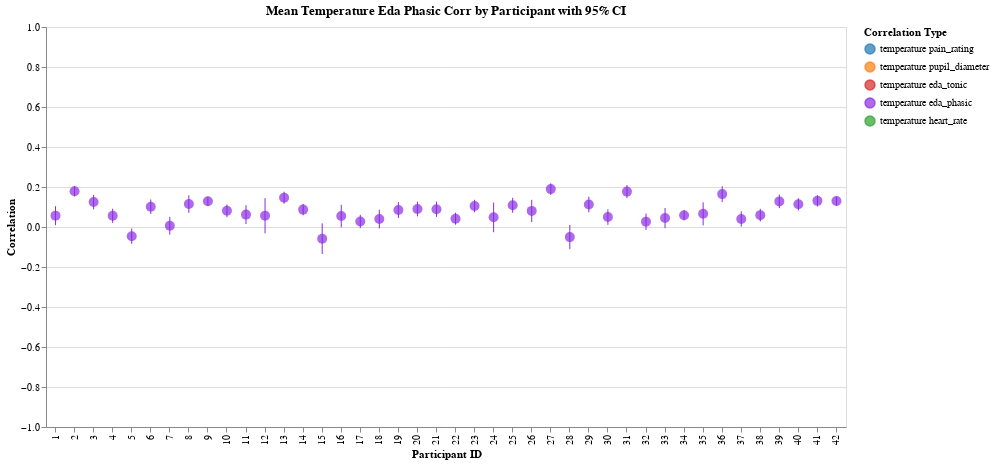

Here is the notebook cell this chart was saved with:
### Markdown cell above
## Temperature / EDA Phasic

### Code cell
col1, col2 = "temperature", "eda_phasic"

corr_by_trial = calculate_correlations_by_trial(df, col1, col2)
corr_by_participant = aggregate_correlations_fisher_z(
    corr_by_trial, col1, col2, "participant_id", include_ci=True
)
# plot_correlations_by_trial(corr_by_trial, col1, col2)
eda_phasic = plot_correlations_by_participant(
    corr_by_participant, col1, col2, with_config=-False, color_map=COLORS
)
eda_phasic

### Figure 1 — Vega-Lite specification as saved in the notebook (floating-point values rounded to 4 significant figures)
{"config": {"view": {"continuousWidth": 300, "continuousHeight": 300}}, "layer": [{"mark": {"type": "rule"}, "encoding": {"color": {"field": "correlation_type", "legend": {"labelExpr": "replace(replace(datum.label, '_corr', ''), '_', ' ')", "title": "Correlation Type"}, "scale": {"domain": ["temperature_pain_rating_corr", "temperature_pupil_diameter_corr", "temperature_eda_tonic_corr", "temperature_eda_phasic_corr", "temperature_heart_rate_corr"], "range": ["#1f77b4", "#ff7f0e", "#d62728", "#8a2be2", "#2ca02c"]}, "type": "nominal"}, "x": {"axis": {"title": "Participant ID"}, "field": "participant_id", "type": "ordinal"}, "y": {"axis": {"title": "Correlation"}, "field": "participant_id_temperature_eda_phasic_corr_ci_lower", "scale": {"domain": [-1, 1]}, "type": "quantitative"}, "y2": {"field": "participant_id_temperature_eda_phasic_corr_ci_upper"}}, "title": "Mean Temperature Eda Phasic Corr by Participant with 95% CI"}, {"mark": {"type": "circle", "size": 100}, "encoding": {"color": {"field": "correlation_type", "legend": {"labelExpr": "replace(replace(datum.label, '_corr', ''), '_', ' ')", "title": "Correlation Type"}, "scale": {"domain": ["temperature_pain_rating_corr", "temperature_pupil_diameter_corr", "temperature_eda_tonic_corr", "temperature_eda_phasic_corr", "temperature_heart_rate_corr"], "range": ["#1f77b4", "#ff7f0e", "#d62728", "#8a2be2", "#2ca02c"]}, "type": "nominal"}, "tooltip": [{"field": "participant_id", "title": "Participant", "type": "nominal"}, {"field": "participant_id_temperature_eda_phasic_corr_mean", "format": ".3f", "title": "Mean Correlation", "type": "quantitative"}, {"field": "participant_id_temperature_eda_phasic_corr_ci_lower", "format": ".3f", "title": "CI Lower", "type": "quantitative"}, {"field": "participant_id_temperature_eda_phasic_corr_ci_upper", "format": ".3f", "title": "CI Upper", "type": "quantitative"}], "x": {"axis": {"title": "Participant ID"}, "field": "participant_id", "type": "ordinal"}, "y": {"field": "participant_id_temperature_eda_phasic_corr_mean", "type": "quantitative"}}, "title": "Mean Temperature Eda Phasic Corr by Participant with 95% CI"}], "data": {"name": "data-8af8c28544fe528c85311f7b6fbf8cc7"}, "height": 400, "width": 800, "$schema": "https://vega.github.io/schema/vega-lite/v5.20.1.json", "datasets": {"data-8af8c28544fe528c85311f7b6fbf8cc7": [{"participant_id": 1, "participant_id_temperature_eda_phasic_corr_mean": 0.05677, "participant_id_temperature_eda_phasic_corr_ci_lower": 0.009336, "participant_id_temperature_eda_phasic_corr_ci_upper": 0.1039, "correlation_type": "temperature_eda_phasic_corr"}, {"participant_id": 2, "participant_id_temperature_eda_phasic_corr_mean": 0.1791, "participant_id_temperature_eda_phasic_corr_ci_lower": 0.1527, "participant_id_temperature_eda_phasic_corr_ci_upper": 0.2052, "correlation_type": "temperature_eda_phasic_corr"}, {"participant_id": 3, "participant_id_temperature_eda_phasic_corr_mean": 0.1247, "participant_id_temperature_eda_phasic_corr_ci_lower": 0.08827, "participant_id_temperature_eda_phasic_corr_ci_upper": 0.1607, "correlation_type": "temperature_eda_phasic_corr"}, {"participant_id": 4, "participant_id_temperature_eda_phasic_corr_mean": 0.05603, "participant_id_temperature_eda_phasic_corr_ci_lower": 0.02037, "participant_id_temperature_eda_phasic_corr_ci_upper": 0.09154, "correlation_type": "temperature_eda_phasic_corr"}, {"participant_id": 5, "participant_id_temperature_eda_phasic_corr_mean": -0.04583, "participant_id_temperature_eda_phasic_corr_ci_lower": -0.08411, "participant_id_temperature_eda_phasic_corr_ci_upper": -0.007413, "correlation_type": "temperature_eda_phasic_corr"}, {"participant_id": 6, "participant_id_temperature_eda_phasic_corr_mean": 0.1016, "participant_id_temperature_eda_phasic_corr_ci_lower": 0.06517, "participant_id_temperature_eda_phasic_corr_ci_upper": 0.1377, "correlation_type": "temperature_eda_phasic_corr"}, {"participant_id": 7, "participant_id_temperature_eda_phasic_corr_mean": 0.006509, "participant_id_temperature_eda_phasic_corr_ci_lower": -0.03808, "participant_id_temperature_eda_phasic_corr_ci_upper": 0.05107, "correlation_type": "temperature_eda_phasic_corr"}, {"participant_id": 8, "participant_id_temperature_eda_phasic_corr_mean": 0.1147, "participant_id_temperature_eda_phasic_corr_ci_lower": 0.07067, "participant_id_temperature_eda_phasic_corr_ci_upper": 0.1583, "correlation_type": "temperature_eda_phasic_corr"}, {"participant_id": 9, "participant_id_temperature_eda_phasic_corr_mean": 0.1284, "participant_id_temperature_eda_phasic_corr_ci_lower": 0.1056, "participant_id_temperature_eda_phasic_corr_ci_upper": 0.1511, "correlation_type": "temperature_eda_phasic_corr"}, {"participant_id": 10, "participant_id_temperature_eda_phasic_corr_mean": 0.08087, "participant_id_temperature_eda_phasic_corr_ci_lower": 0.04886, "participant_id_temperature_eda_phasic_corr_ci_upper": 0.1127, "correlation_type": "temperature_eda_phasic_corr"}, {"participant_id": 11, "participant_id_temperature_eda_phasic_corr_mean": 0.06192, "participant_id_temperature_eda_phasic_corr_ci_lower": 0.01479, "participant_id_temperature_eda_phasic_corr_ci_upper": 0.1088, "correlation_type": "temperature_eda_phasic_corr"}, {"participant_id": 12, "participant_id_temperature_eda_phasic_corr_mean": 0.0567, "participant_id_temperature_eda_phasic_corr_ci_lower": -0.0318, "participant_id_temperature_eda_phasic_corr_ci_upper": 0.1443, "correlation_type": "temperature_eda_phasic_corr"}, {"participant_id": 13, "participant_id_temperature_eda_phasic_corr_mean": 0.1468, "participant_id_temperature_eda_phasic_corr_ci_lower": 0.1169, "participant_id_temperature_eda_phasic_corr_ci_upper": 0.1764, "correlation_type": "temperature_eda_phasic_corr"}, {"participant_id": 14, "participant_id_temperature_eda_phasic_corr_mean": 0.08691, "participant_id_temperature_eda_phasic_corr_ci_lower": 0.05834, "participant_id_temperature_eda_phasic_corr_ci_upper": 0.1153, "correlation_type": "temperature_eda_phasic_corr"}, {"participant_id": 15, "participant_id_temperature_eda_phasic_corr_mean": -0.05864, "participant_id_temperature_eda_phasic_corr_ci_lower": -0.135, "participant_id_temperature_eda_phasic_corr_ci_upper": 0.01841, "correlation_type": "temperature_eda_phasic_corr"}, {"participant_id": 16, "participant_id_temperature_eda_phasic_corr_mean": 0.0548, "participant_id_temperature_eda_phasic_corr_ci_lower": -0.001593, "participant_id_temperature_eda_phasic_corr_ci_upper": 0.1108, "correlation_type": "temperature_eda_phasic_corr"}, {"participant_id": 17, "participant_id_temperature_eda_phasic_corr_mean": 0.02751, "participant_id_temperature_eda_phasic_corr_ci_lower": -0.005943, "participant_id_temperature_eda_phasic_corr_ci_upper": 0.0609, "correlation_type": "temperature_eda_phasic_corr"}, {"participant_id": 18, "participant_id_temperature_eda_phasic_corr_mean": 0.03964, "participant_id_temperature_eda_phasic_corr_ci_lower": -0.007262, "participant_id_temperature_eda_phasic_corr_ci_upper": 0.08637, "correlation_type": "temperature_eda_phasic_corr"}, {"participant_id": 19, "participant_id_temperature_eda_phasic_corr_mean": 0.08507, "participant_id_temperature_eda_phasic_corr_ci_lower": 0.04493, "participant_id_temperature_eda_phasic_corr_ci_upper": 0.1249, "correlation_type": "temperature_eda_phasic_corr"}, {"participant_id": 20, "participant_id_temperature_eda_phasic_corr_mean": 0.08993, "participant_id_temperature_eda_phasic_corr_ci_lower": 0.05298, "participant_id_temperature_eda_phasic_corr_ci_upper": 0.1266, "correlation_type": "temperature_eda_phasic_corr"}, {"participant_id": 21, "participant_id_temperature_eda_phasic_corr_mean": 0.08913, "participant_id_temperature_eda_phasic_corr_ci_lower": 0.0507, "participant_id_temperature_eda_phasic_corr_ci_upper": 0.1273, "correlation_type": "temperature_eda_phasic_corr"}, {"participant_id": 22, "participant_id_temperature_eda_phasic_corr_mean": 0.04149, "participant_id_temperature_eda_phasic_corr_ci_lower": 0.0114, "participant_id_temperature_eda_phasic_corr_ci_upper": 0.07149, "correlation_type": "temperature_eda_phasic_corr"}, {"participant_id": 23, "participant_id_temperature_eda_phasic_corr_mean": 0.1049, "participant_id_temperature_eda_phasic_corr_ci_lower": 0.07357, "participant_id_temperature_eda_phasic_corr_ci_upper": 0.136, "correlation_type": "temperature_eda_phasic_corr"}, {"participant_id": 24, "participant_id_temperature_eda_phasic_corr_mean": 0.04844, "participant_id_temperature_eda_phasic_corr_ci_lower": -0.02605, "participant_id_temperature_eda_phasic_corr_ci_upper": 0.1224, "correlation_type": "temperature_eda_phasic_corr"}, {"participant_id": 25, "participant_id_temperature_eda_phasic_corr_mean": 0.1088, "participant_id_temperature_eda_phasic_corr_ci_lower": 0.07113, "participant_id_temperature_eda_phasic_corr_ci_upper": 0.1462, "correlation_type": "temperature_eda_phasic_corr"}, {"participant_id": 26, "participant_id_temperature_eda_phasic_corr_mean": 0.08049, "participant_id_temperature_eda_phasic_corr_ci_lower": 0.02459, "participant_id_temperature_eda_phasic_corr_ci_upper": 0.1359, "correlation_type": "temperature_eda_phasic_corr"}, {"participant_id": 27, "participant_id_temperature_eda_phasic_corr_mean": 0.1895, "participant_id_temperature_eda_phasic_corr_ci_lower": 0.1603, "participant_id_temperature_eda_phasic_corr_ci_upper": 0.2183, "correlation_type": "temperature_eda_phasic_corr"}, {"participant_id": 28, "participant_id_temperature_eda_phasic_corr_mean": -0.05061, "participant_id_temperature_eda_phasic_corr_ci_lower": -0.1108, "participant_id_temperature_eda_phasic_corr_ci_upper": 0.00995, "correlation_type": "temperature_eda_phasic_corr"}, {"participant_id": 29, "participant_id_temperature_eda_phasic_corr_mean": 0.1126, "participant_id_temperature_eda_phasic_corr_ci_lower": 0.07333, "participant_id_temperature_eda_phasic_corr_ci_upper": 0.1515, "correlation_type": "temperature_eda_phasic_corr"}, {"participant_id": 30, "participant_id_temperature_eda_phasic_corr_mean": 0.04968, "participant_id_temperature_eda_phasic_corr_ci_lower": 0.01083, "participant_id_temperature_eda_phasic_corr_ci_upper": 0.08837, "correlation_type": "temperature_eda_phasic_corr"}, {"participant_id": 31, "participant_id_temperature_eda_phasic_corr_mean": 0.177, "participant_id_temperature_eda_phasic_corr_ci_lower": 0.1443, "participant_id_temperature_eda_phasic_corr_ci_upper": 0.2092, "correlation_type": "temperature_eda_phasic_corr"}, {"participant_id": 32, "participant_id_temperature_eda_phasic_corr_mean": 0.02596, "participant_id_temperature_eda_phasic_corr_ci_lower": -0.01509, "participant_id_temperature_eda_phasic_corr_ci_upper": 0.06692, "correlation_type": "temperature_eda_phasic_corr"}, {"participant_id": 33, "participant_id_temperature_eda_phasic_corr_mean": 0.04482, "participant_id_temperature_eda_phasic_corr_ci_lower": -0.005482, "participant_id_temperature_eda_phasic_corr_ci_upper": 0.09489, "correlation_type": "temperature_eda_phasic_corr"}, {"participant_id": 34, "participant_id_temperature_eda_phasic_corr_mean": 0.05888, "participant_id_temperature_eda_phasic_corr_ci_lower": 0.03364, "participant_id_temperature_eda_phasic_corr_ci_upper": 0.08404, "correlation_type": "temperature_eda_phasic_corr"}, {"participant_id": 35, "participant_id_temperature_eda_phasic_corr_mean": 0.06596, "participant_id_temperature_eda_phasic_corr_ci_lower": 0.007969, "participant_id_temperature_eda_phasic_corr_ci_upper": 0.1235, "correlation_type": "temperature_eda_phasic_corr"}, {"participant_id": 36, "participant_id_temperature_eda_phasic_corr_mean": 0.1645, "participant_id_temperature_eda_phasic_corr_ci_lower": 0.1245, "participant_id_temperature_eda_phasic_corr_ci_upper": 0.204, "correlation_type": "temperature_eda_phasic_corr"}, {"participant_id": 37, "participant_id_temperature_eda_phasic_corr_mean": 0.04037, "participant_id_temperature_eda_phasic_corr_ci_lower": 0.002331, "participant_id_temperature_eda_phasic_corr_ci_upper": 0.07828, "correlation_type": "temperature_eda_phasic_corr"}, {"participant_id": 38, "participant_id_temperature_eda_phasic_corr_mean": 0.05933, "participant_id_temperature_eda_phasic_corr_ci_lower": 0.02758, "participant_id_temperature_eda_phasic_corr_ci_upper": 0.09095, "correlation_type": "temperature_eda_phasic_corr"}, {"participant_id": 39, "participant_id_temperature_eda_phasic_corr_mean": 0.128, "participant_id_temperature_eda_phasic_corr_ci_lower": 0.0941, "participant_id_temperature_eda_phasic_corr_ci_upper": 0.1617, "correlation_type": "temperature_eda_phasic_corr"}, {"participant_id": 40, "participant_id_temperature_eda_phasic_corr_mean": 0.1136, "participant_id_temperature_eda_phasic_corr_ci_lower": 0.08322, "participant_id_temperature_eda_phasic_corr_ci_upper": 0.1437, "correlation_type": "temperature_eda_phasic_corr"}, {"participant_id": 41, "participant_id_temperature_eda_phasic_corr_mean": 0.1307, "participant_id_temperature_eda_phasic_corr_ci_lower": 0.1022, "participant_id_temperature_eda_phasic_corr_ci_upper": 0.1591, "correlation_type": "temperature_eda_phasic_corr"}, {"participant_id": 42, "participant_id_temperature_eda_phasic_corr_mean": 0.1297, "participant_id_temperature_eda_phasic_corr_ci_lower": 0.1071, "participant_id_temperature_eda_phasic_corr_ci_upper": 0.1521, "correlation_type": "temperature_eda_phasic_corr"}]}}
